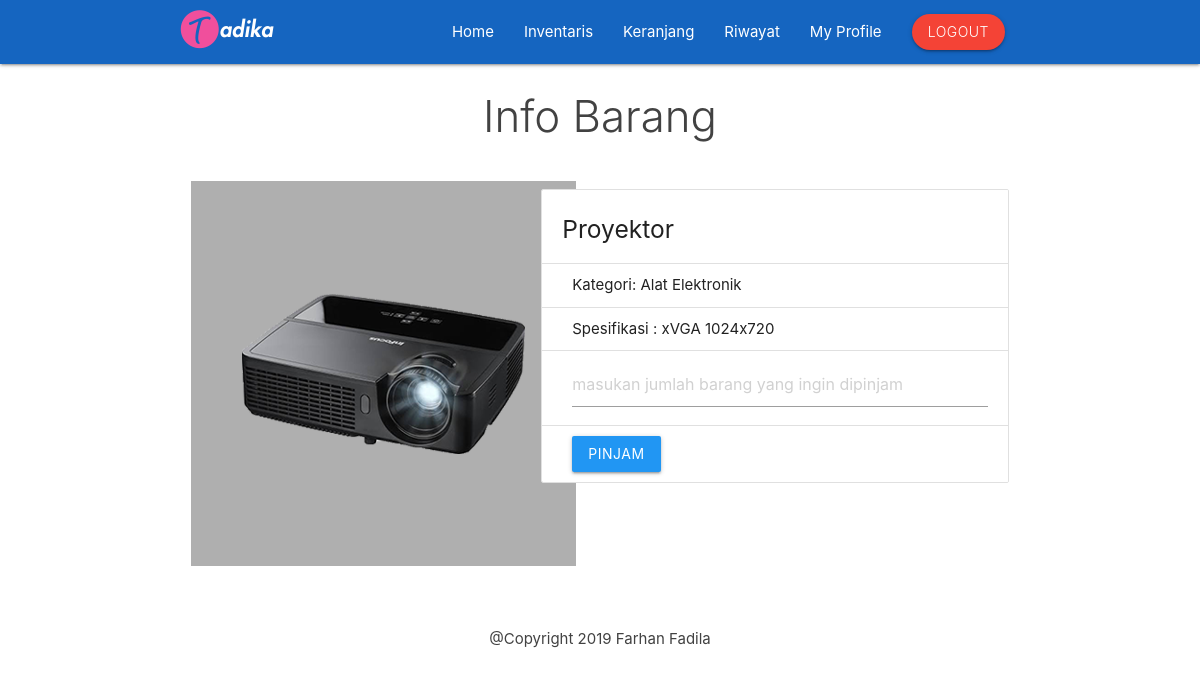
Page /views/anggota/info.php?id=1 (signed in) on the committed database.
### tables this page shows
CREATE TABLE `tbl_barang` (
  `id_barang` int(8) NOT NULL,
  `nama_barang` varchar(250) NOT NULL,
  `foto_barang` varchar(200) NOT NULL,
  `jumlah_barang` int(8) NOT NULL,
  `kategori` varchar(150) NOT NULL,
  `spek` varchar(300) NOT NULL,
  `tahun_beli` varchar(5) NOT NULL,
  `kondisi` varchar(20) NOT NULL
);

### views/anggota/info.php (the view, shortened to what this page needs)
<?php
include 'header.php';
$id_barang = $_GET["id"];
$ambil = $koneksi->query("SELECT * FROM tbl_barang WHERE id_barang='$id_barang'");
$tampil = $ambil->fetch_assoc();
?>
    <div class="container">
          <h3 class="light center grey-text text-darken-3">Info Barang</h3><br>
          <div class="row">
            <div class="col m5 s12">
                 <img src="../../img/foto_barang/<?php echo $tampil['foto_barang']; ?>" alt="">
            </div>
            <div class="col m7 s12">
            <form action="" method="post">
                <ul class="collection with-header">
                    <li class="collection-header"><h5><?= $tampil['nama_barang']; ?></h5></li>
                    <li class="collection-item">Kategori: <?= $tampil['kategori']; ?></li>
                    <li class="collection-item">Spesifikasi : <?= $tampil['spek']; ?></li>
                    <li class="collection-item"><input type="number" min="1" name="jumlah" placeholder="masukan jumlah barang yang ingin dipinjam" max="<?php echo $tampil['jumlah_barang']; ?>"></li>
                    <li class="collection-item"><input type="submit" name="pinjam" value="PINJAM" class="btn blue"></li>
                </ul>
            </form>
            </div>
          </div>
        </div>
<?php
include 'footer.php';
?>

### rows in the picture
tbl_barang: foto_barang (picture), nama_barang "Proyektor", kategori "Alat Elektronik", spek "xVGA 1024x720"
